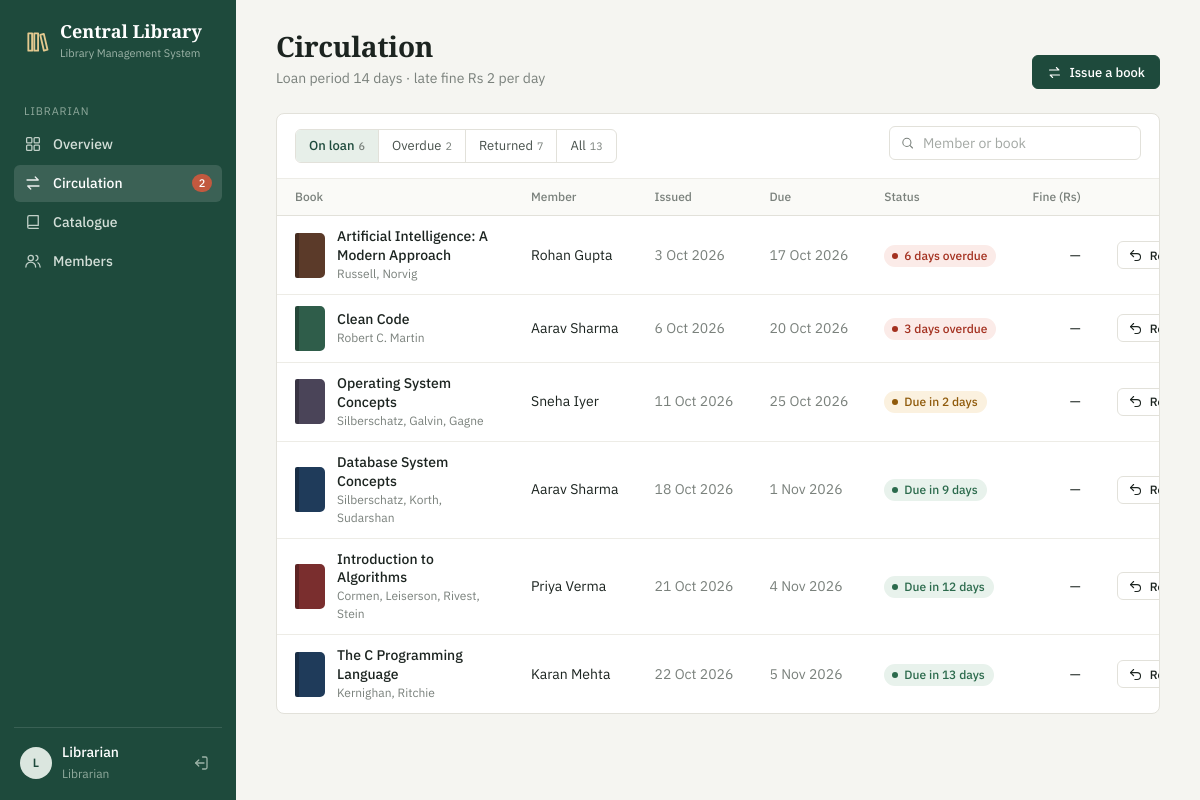
The app's page /admin/loans (signed in) with its own data.
### tables this page shows
CREATE TABLE issues (
    issue_id    INTEGER PRIMARY KEY AUTOINCREMENT,
    user_id     INTEGER NOT NULL REFERENCES users(user_id) ON DELETE CASCADE,
    book_id     INTEGER NOT NULL REFERENCES books(book_id) ON DELETE CASCADE,
    issue_date  TEXT    NOT NULL,
    due_date    TEXT    NOT NULL,
    return_date TEXT,
    fine        INTEGER NOT NULL DEFAULT 0 CHECK (fine >= 0),
    CHECK (due_date >= issue_date)
);

CREATE TABLE books (
    book_id    INTEGER PRIMARY KEY AUTOINCREMENT,
    title      TEXT    NOT NULL,
    author     TEXT    NOT NULL,
    category   TEXT,
    isbn       TEXT    UNIQUE,
    year       INTEGER CHECK (year BETWEEN 1450 AND 2100),
    copies     INTEGER NOT NULL DEFAULT 1 CHECK (copies >= 0)
);

CREATE TABLE users (
    user_id    INTEGER PRIMARY KEY AUTOINCREMENT,
    name       TEXT    NOT NULL,
    email      TEXT    NOT NULL UNIQUE,
    password   TEXT    NOT NULL,
    role       TEXT    NOT NULL DEFAULT 'user' CHECK (role IN ('admin', 'user')),
    joined_on  TEXT    NOT NULL DEFAULT (date('now'))
);

### app.py (the view)
@app.route("/admin/loans")
@login_required("admin")
def loans():
    status = request.args.get("status", "active")
    status = status if status in LOAN_FILTERS else "active"
    q = request.args.get("q", "").strip()
    args = dict(t=today(), q=f"%{q}%")
    counts = {k: scalar(f"SELECT COUNT(*) FROM issues i WHERE {w}", args) for k, w in LOAN_FILTERS.items()}
    rows = query(f"""SELECT i.*, u.name AS member, u.email, b.title, b.author FROM issues i
                     JOIN users u USING(user_id) JOIN books b USING(book_id)
                     WHERE {LOAN_FILTERS[status]} AND (u.name LIKE :q OR b.title LIKE :q)
                     ORDER BY i.return_date IS NOT NULL, CASE WHEN i.return_date IS NULL THEN i.due_date END, i.return_date DESC""", args)
    return render_template("admin/loans.html", loans=rows, status=status, counts=counts, q=q)

### app.py (called while the page is built)
def db():
    if "db" not in g:
        g.db = sqlite3.connect(DB)
        g.db.row_factory = sqlite3.Row
        g.db.execute("PRAGMA foreign_keys = ON")
    return g.db

def query(sql, args=(), one=False):
    rows = db().execute(sql, args).fetchall()
    return (rows[0] if rows else None) if one else rows

def scalar(sql, args=()):
    return db().execute(sql, args).fetchone()[0]

def today():
    return date.today().isoformat()

@app.template_filter("cover")
def cover(book_id):
    return COVERS[int(book_id) % len(COVERS)]

@app.template_filter("nice")
def nice(s):
    if not s:
        return "—"
    d = date.fromisoformat(s) if isinstance(s, str) else s
    return f"{d.day} {d:%b %Y}"

@app.template_filter("initials")
def initials(name):
    return "".join(p[0] for p in name.split()[:2]).upper()

@app.template_filter("loan_state")
def loan_state(i):
    if i["return_date"]:
        return ("Late return", "warn") if i["fine"] else ("Returned", "muted")
    days = (date.fromisoformat(i["due_date"]) - date.today()).days
    if days < 0:
        return (f"{-days} day{'s' if days != -1 else ''} overdue", "danger")
    if days == 0:
        return ("Due today", "warn")
    if days <= 3:
        return (f"Due in {days} day{'s' if days != 1 else ''}", "warn")
    return (f"Due in {days} days", "ok")

@app.context_processor
def globals_():
    nav_overdue = 0
    if "uid" in session:
        sql = "SELECT COUNT(*) FROM issues WHERE return_date IS NULL AND due_date < ?"
        args = [today()]
        if session["role"] != "admin":
            sql += " AND user_id = ?"
            args.append(session["uid"])
        nav_overdue = scalar(sql, args)
    return dict(today=today(), FINE_PER_DAY=FINE_PER_DAY, LOAN_DAYS=LOAN_DAYS, MAX_LOANS=MAX_LOANS,
                nav_overdue=nav_overdue)

def login_required(role=None):
    def deco(f):
        @wraps(f)
        def wrapper(*a, **kw):
            if "uid" not in session:
                return redirect(url_for("login"))
            if role and session["role"] != role:
                abort(403)
            return f(*a, **kw)
        return wrapper
    return deco

### templates/admin/loans.html (shortened to what this page needs)
{% extends "app.html" %}
{% import "macros.html" as ui %}
{% block content %}
<div class="page-head">
  <div><h1>Circulation</h1><p>Loan period {{ LOAN_DAYS }} days · late fine Rs {{ FINE_PER_DAY }} per day</p></div>
  <a class="btn primary" href="{{ url_for('new_loan') }}">{{ ui.icon('swap') }}Issue a book</a>
</div>
<section class="panel">
  <form class="toolbar" method="get">
    <nav class="seg" aria-label="Filter loans">
      {% for key, label in [('active','On loan'),('overdue','Overdue'),('returned','Returned'),('all','All')] %}
      <a href="{{ url_for('loans', status=key, q=q or None) }}" class="{{ 'on' if status == key }}">{{ label }}<small>{{ counts[key] }}</small></a>
      {% endfor %}
    </nav>
    <label class="search">{{ ui.icon('search') }}<input name="q" value="{{ q }}" placeholder="Member or book" aria-label="Search"></label>
  </form>
  {% if loans %}
  <div class="table-wrap"><table class="table">
    <thead><tr><th>Book</th><th>Member</th><th>Issued</th><th>{{ 'Returned' if status == 'returned' else 'Due' }}</th><th>Status</th><th class="num">Fine (Rs)</th><th></th></tr></thead>
    <tbody>
    {% for i in loans %}
      <tr>
        <td><div class="book-cell">{{ ui.cover(i, 'sm') }}<span><b>{{ i.title }}</b><small>{{ i.author }}</small></span></div></td>
        <td class="nowrap">{{ i.member }}</td>
        <td class="dim nowrap">{{ i.issue_date|nice }}</td>
        <td class="dim nowrap">{{ (i.return_date if status == 'returned' else i.due_date)|nice }}</td>
        <td>{{ ui.state(i) }}</td>
        <td class="num">{{ i.fine if i.return_date else '—' }}</td>
        <td class="actions">{% if not i.return_date %}<form class="inline" method="post" action="{{ url_for('admin_return', issue_id=i.issue_id) }}"><button class="btn sm">{{ ui.icon('return') }}Return</button></form>{% endif %}</td>
      </tr>
    {% endfor %}
    </tbody>
  </table></div>
  {% else %}{{ ui.empty('No loans here', 'Nothing matches this filter.', 'swap') }}{% endif %}
</section>
{% endblock %}

### templates/macros.html (shortened to what this page needs)
{% macro icon(name) -%}
<svg viewBox="0 0 24 24" fill="none" stroke="currentColor" stroke-width="1.7" stroke-linecap="round" stroke-linejoin="round" aria-hidden="true">{{ ICONS[name]|safe }}</svg>
{%- endmacro %}
{% macro cover(b, size='') -%}
<div class="cover {{ size }}" style="--c: {{ b.book_id|cover }}"><span class="cover-t">{{ b.title }}</span><span class="cover-a">{{ (b.author or '').split(',')[0] }}</span></div>
{%- endmacro %}
{% macro state(i) -%}
{% set s = i|loan_state %}<span class="badge {{ s[1] }}">{{ s[0] }}</span>
{%- endmacro %}

### records on screen
issues: title "Artificial Intelligence: A Modern Approach", author "Russell, Norvig", member "Rohan Gupta", issue_date|nice "3 Oct 2026", due_date "17 Oct 2026", s "6 days overdue", fine "—"
issues: title "Clean Code", author "Robert C. Martin", member "Aarav Sharma", issue_date|nice "6 Oct 2026", due_date "20 Oct 2026", s "3 days overdue", fine "—"
issues: title "Operating System Concepts", author "Silberschatz, Galvin, Gagne", member "Sneha Iyer", issue_date|nice "11 Oct 2026", due_date "25 Oct 2026", s "Due in 2 days", fine "—"
issues: title "Database System Concepts", author "Silberschatz, Korth, Sudarshan", member "Aarav Sharma", issue_date|nice "18 Oct 2026", due_date "1 Nov 2026", s "Due in 9 days", fine "—"
issues: title "Introduction to Algorithms", author "Cormen, Leiserson, Rivest, Stein", member "Priya Verma", issue_date|nice "21 Oct 2026", due_date "4 Nov 2026", s "Due in 12 days", fine "—"
issues: title "The C Programming Language", author "Kernighan, Ritchie", member "Karan Mehta", issue_date|nice "22 Oct 2026", due_date "5 Nov 2026", s "Due in 13 days", fine "—"

### other values on screen
{{ nav_overdue }} "2"
{{ session.name|initials }} "L"
{{ session.name }} "Librarian"
{{ 'Librarian' if session.role == 'admin' else 'Member' }} "Librarian"
{{ LOAN_DAYS }} "14"
{{ FINE_PER_DAY }} "2"
{{ label }} "On loan" "Overdue" "Returned" "All"
{{ counts[key] }} "6" "2" "7" "13"
{{ 'Returned' if status == 'returned' else 'Due' }} "Due"
